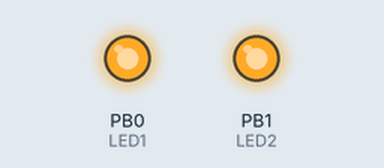
Bench run of a sketch on a simulated ATtiny85, built with avr-gcc and run on an emulated ATtiny85. Parts: output pins drawn as LEDs (lit = HIGH). Sleep ends after the set time or at an interrupt.

Above: at 0.1 s.
Timing chart, 0 to 1.6 s (numbered marks = the images above):
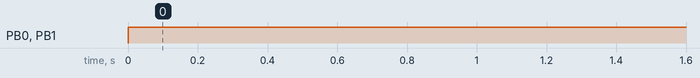

The sketch:

LEDTimerATtiny85.ino
```cpp
#include <avr/sleep.h>
#include <avr/wdt.h>

#define LED1 PB0
#define LED2 PB1

volatile bool wdtFlag = false;
unsigned long wakeCount = 0; // Count watchdog wakeups (1 every 8 sec)

// Constants
const unsigned long SECONDS_ON = 6L * 60L * 60L;
const unsigned long SECONDS_OFF = 18L * 60L * 60L;
const unsigned long WDT_INTERVAL = 8; // WDT interval in seconds

// Main setup for assigning LED pins
void setup() {
  pinMode(LED1, OUTPUT); // Pin 5
  pinMode(LED2, OUTPUT); // Pin 6
  setupWatchdog();
}

// Main loop for 6 hours on and 18 hours off cycle
void loop() {
  // 6h ON cycle
  digitalWrite(LED1, HIGH);
  digitalWrite(LED2, HIGH);
  countSleepFor(SECONDS_ON);

  // 18h OFF cycle
  digitalWrite(LED1, LOW);
  digitalWrite(LED2, LOW);
  countSleepFor(SECONDS_OFF);
}

void countSleepFor(unsigned long seconds) {
  wakeCount = 0;
  unsigned long targetWakeups = seconds / WDT_INTERVAL;
  while (wakeCount < targetWakeups) {
    systemSleep();
  }
}
// Function for controlling system sleep
void systemSleep() {
  set_sleep_mode(SLEEP_MODE_PWR_DOWN);
  sleep_enable();
  sleep_mode(); // Wait for WDT interrupt
  sleep_disable();
}

void setupWatchdog() {
  cli(); // Disable interrupts
  MCUSR = 0;
  WDTCR |= (1 << WDCE) | (1 << WDE);
  WDTCR = (1 << WDIE) | (1 << WDP3); // 8s timeout
  sei(); // Enable interrupts
}

ISR(WDT_vect) {
  wdtFlag = true;
  wakeCount++;
}
```

Measured:
- by itself, PB0 (LED1), PB1 (LED2): LOW → HIGH at 0.00 s
